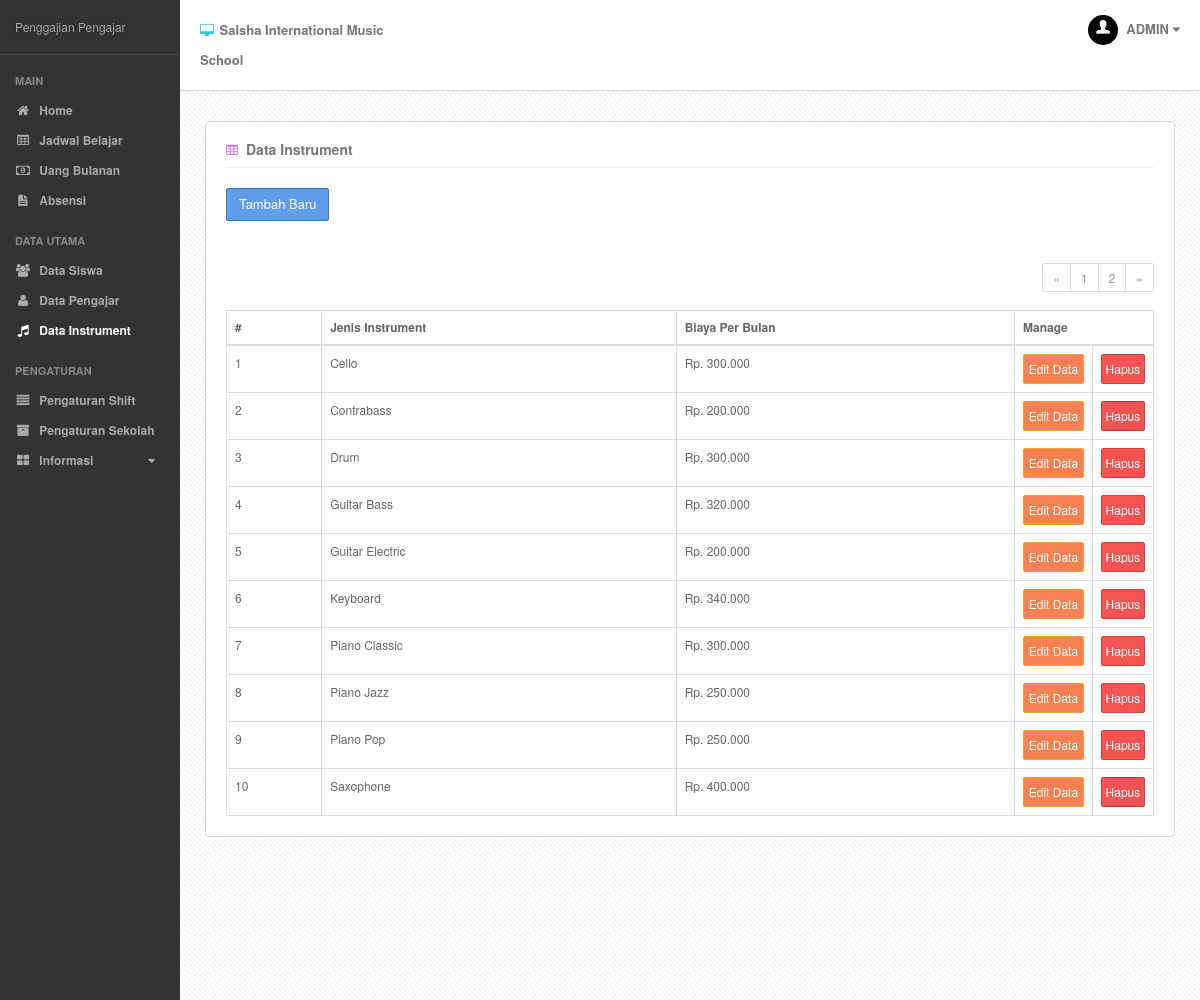
The app's page /?p=instrument (signed in) with its own data.
### tables this page shows
CREATE TABLE IF NOT EXISTS `setting` (
  `nama_setting` varchar(20) NOT NULL DEFAULT '',
  `value` varchar(50) DEFAULT NULL,
  PRIMARY KEY (`nama_setting`)
);

CREATE TABLE IF NOT EXISTS `instrument` (
  `id_instrument` int(5) NOT NULL AUTO_INCREMENT,
  `nama_instrument` varchar(20) NOT NULL,
  `biaya_instrument` int(15) NOT NULL,
  PRIMARY KEY (`id_instrument`)
);

### index.php (called while the page is built, shortened)
<?php
require('content/classes/mainClass.php');
$webApp = new webApp();
$webApp->createWebApp();
?>

### content/classes/instrumentClass.php (called while the page is built, shortened)
<?php
	class instrument extends dbController{
		public function getInstrument($start) {
			$start= mysqli_real_escape_string($this->conn, $start);
			if($start == "*"){
				$kondisi = "";
			}
			else {
				$kondisi = "LIMIT $start, 10";
			}
			$sql = "SELECT id_instrument, nama_instrument, biaya_instrument FROM instrument ORDER BY nama_instrument ASC $kondisi";
			$query = mysqli_query($this->conn, $sql) or die(mysqli_error($this->conn));
			$num_results = mysqli_num_rows($query);
			if ($num_results > 0){
				$i=0;
				while ($row = mysqli_fetch_array($query)){
					$dataInstrument[$i]['id'] = $row[0];
					$dataInstrument[$i]['nama'] = $row[1];
					$dataInstrument[$i]['biaya'] = $row[2];
					$i++;
				}
			}else{
				$dataInstrument = null;
			}
			return $dataInstrument;
		}
	}
?>

### content/fungsi.php (called while the page is built, shortened)
<?php
	function formatindo($angka){
		$uang = number_format( $angka, 0 , '' , '.' );
		return $uang;
	}
?>

### content/view/page/instrument.php (the view, shortened to what this page needs)
<?php
	$limit = 10;
	if (isset($_GET["page"])) { $page = $_GET["page"]; } else { $page=1; };
	$start_from = ($page-1) * $limit;
    require_once ('content/fungsi.php');
    require_once ('content/classes/instrumentClass.php');
    $instrument= new instrument();
    $dataInstrument = $instrument->getInstrument($start_from);
?>
<div class="page-content">
	<div class="single-head">
		<h3 class="pull-left"><i class="fa fa-table purple"></i> Data Instrument</h3>
		<div class="clearfix"></div>
	</div>
	<div class="page-tables">
		<?php
			if(!isset($_GET['sub'])){
				echo "<a href='?p=instrument&sub=tambah'><button type='button' class='btn btn-primary'>Tambah Baru</button></a><br><br>";
			}
		?>
		<?php
		$pagination = new pagination();
		$num = $pagination->totalRecord('instrument', $limit);
		if($page>1){
			$prev = $page - 1;
			$prevpage = "?p=instrument&page=$prev";
			$classprev = '';
		}
		else {
			$prevpage = '#';
			$classprev = 'disabled';
		}
		if($page<$num){
			$next = $page + 1;
			$nextpage = "?p=instrument&page=$next";
			$classnext = '';
		}
		else {
			$nextpage = '#';
			$classnext = 'disabled';
		}
		$pagLink = '';
		echo "<ul class='pagination pagination-sm pull-right'>"
			."<li class='".$classprev."'><a href='".$prevpage."'>&laquo;</a></li>";
			  for ($i=1; $i<=$num; $i++) {
					$pagLink .= "<li><a href='?p=instrument&page=".$i."'>".$i."</a></li>";
			  };
			  echo $pagLink;
		echo "<li class='".$classnext."'><a href='".$nextpage."'>&raquo;</a></li>"
			."</ul>"
			."<div class='clearfix'></div>";
		?>
		<div class="table-responsive">
			<table class="table table-bordered ">
				<thead>
					<tr>
						<th>#</th>
						<th>Jenis Instrument</th>
						<th>Biaya Per Bulan</th>
						<th colspan="2" width="15%">Manage</th>
					</tr>
				</thead>
				<tbody>
					<?php
						if($dataInstrument === null){
							echo"<tr>"
								. "<td colspan='4'><div class='alert alert-danger text-center'>Data Kosong"
								."</div></td>"
								. "</tr>";
						}
						else {
							$i=($page * 10)-9;
							foreach ($dataInstrument as $data) {
								if(isset($_GET['edit']) && $_GET['edit']==md5($data['id'])){
									echo"<form role='form' method='post' action='content/proses.php?act=editInstrument'><tr class='br-grey'>"
										. "<td>".$i."<input type='hidden' class='form-control' name='idInstrument' value='".md5($data['id'])."' readonly></td>"
										. "<td><input class='form-control' name='namaInstrument' value='".$data['nama']."' required></td>"
										. "<td><input class='form-control' name='biayaInstrument' value='".$data['biaya']."' required></td>"
										. "<td><input type='submit' class='btn btn-success btn-block btn-sm' value='Simpan'></td>"
										. "<td><a href='?p=instrument&page=".$page."' class='btn btn-default btn-block btn-sm'>Batal</a></td>"
										. "</tr></form>";
								}
								else{
									echo"<tr>"
										. "<td>".$i."</td>"
										. "<td>".$data['nama']."</td>"
										. "<td> Rp. ".formatindo($data['biaya'])."</td>"
										. "<td><a href='?p=instrument&page=".$page."&edit=".md5($data['id'])."' class='btn btn-warning	btn-block  btn-sm'>Edit Data</a></td>"
										. "<td><a href='?p=instrument&page=".$page."&c=".md5($data['id'])."' class='btn btn-danger	btn-block  btn-sm'>Hapus</a></td>"
										. "</tr>";
								}
								$i++;
							}
						}
                    ?>
				</tbody>
			</table>
		</div>
	</div>
</div>

### content/view/layout.php (shortened to what this page needs)
<!DOCTYPE html>
<html>
	<head>
		<link href="css/bootstrap.min.css" rel="stylesheet">
		<link href="css/font-awesome.min.css" rel="stylesheet">
		<link href="css/less-style.css" rel="stylesheet">
		<link href="css/bootstrap-timepicker.min.css" rel="stylesheet">
		<link href="css/style.css" rel="stylesheet">
	</head>
	<body>
	<?php
		$webApp = new webApp();
		$setting = new settingApps();
    ?>
		<div class="outer">
			<div class="sidebar">
				<div class="sidey">
					<div class="logo">
						<?php echo $setting->loadSetting('judul')?>
					</div>
					<div class="side-nav">
					</div>
				</div>
			</div>
			<div class="mainbar">
				<div class="main-head">
					<div class="container">
						<div class="row">
							<div class="col-md-3 col-sm-4 col-xs-6">
								<h2><i class="fa fa-desktop lblue"></i> <?php echo $setting->loadSetting('nama')?></h2>
							</div>
							<div class="col-md-3 col-sm-4 col-xs-6">
							</div>
							<div class="col-md-3 col-sm-4 hidden-xs">
							</div>
							<div class="col-md-3 hidden-sm hidden-xs">
								<div class="head-user dropdown pull-right">
									<a href="#" data-toggle="dropdown" id="profile">
										<img src="img/user.jpg" alt="" class="img-responsive img-circle"/>
										<?php
										if(isset($_SESSION['usernya'])){
											echo strtoupper($_SESSION['usernya']);
										}
										?>
										<i class="fa fa-caret-down"></i>
									</a>
								</div>
								<div class="clearfix"></div>
							</div>
						</div>
					</div>
				</div>
				<div class="main-content">
					<div class="container">
						<?php
							$webApp->loadContent();
						?>
					</div>
				</div>
			</div>
		</div>
	</body>
</html>

### css/less-style.css (style rules this page uses)
body { color: #666666; }
h1, h2, h3, h4, h5, h6 { color: #777777; }
a { color: #777777; }
.lblue { color: #32c8de; }
.purple { color: #cb79e6; }
.btn.btn-danger { background: #f75353; }
.btn.btn-primary { background: #609cec; }
.btn.btn-warning { background: #f78153; }
.pagination li a { color: #777777; }
.sidebar { background: #333; }

### css/style.css (style rules this page uses)
body { font-size:12px; line-height:24px; -webkit-font-smoothing: antialiased; }
h1,h2,h3,h4,h5,h6 { font-weight:normal; margin:0px; padding:0px; }
h2 { font-size:25px; }
h3 { font-size:20px; }
a { text-decoration:none !important; }
.pagination li a { color: #9a9a9a; }
.btn { border-radius:2px; text-decoration:none !important; outline:none !important; }
.outer { width:100%; background:#333; }
.sidebar { width:180px; min-height:800px; float:left; position:absolute; padding:0px; z-index:10000; color:#aaa; }
.sidebar .logo { padding:15px; border-bottom:1px solid #444; text-shadow:0px 0px 2px #222; }
.sidebar .side-nav { padding:20px 15px; padding-bottom:0px; }
.mainbar { position:relative; width:auto; min-height:1000px; margin-left:180px; background:#f7f7f7 url("../img/main-back.png") repeat; }
.mainbar .container { width:100%; max-width:100%; }
.main-head { background:#fff; padding:15px 10px; border-bottom: 1px solid #d8d8d8; }
.main-head h2 { font-size:13px; line-height:30px; font-weight:bold; }
.main-head h2 i { margin-right:2px; }
.main-head .head-user { font-size:13px; line-height:28px; font-weight:bold; }
.main-head .head-user img { max-width:30px; display:inline-block; margin-right:5px; }
.main-content { padding:30px 15px; }
.page-content { background:#fff; padding:20px; border:1px solid #d7d7d7; border-radius:5px; }
.page-content .single-head { padding-bottom:10px; margin-bottom:20px; border-bottom:1px solid #eee; }
.page-content .single-head h3 { font-size:14px; font-weight:bold; }
.page-content .single-head h3 i { font-size:13px; margin-right:4px; }
.page-tables .table { margin-bottom: 0px; }

### records on screen
setting: value "Penggajian Pengajar"
setting: value "Salsha International Music School"
instrument: nama_instrument "Cello", biaya_instrument "300.000"
instrument: nama_instrument "Contrabass", biaya_instrument "200.000"
instrument: nama_instrument "Drum", biaya_instrument "300.000"
instrument: nama_instrument "Guitar Bass", biaya_instrument "320.000"
instrument: nama_instrument "Guitar Electric", biaya_instrument "200.000"
instrument: nama_instrument "Keyboard", biaya_instrument "340.000"
instrument: nama_instrument "Piano Classic", biaya_instrument "300.000"
instrument: nama_instrument "Piano Jazz", biaya_instrument "250.000"
instrument: nama_instrument "Piano Pop", biaya_instrument "250.000"
instrument: nama_instrument "Saxophone", biaya_instrument "400.000"

### other values on screen
$title "MAIN DATA UTAMA PENGATURAN"
$title "Home Jadwal Belajar Uang Bulanan Absensi Data Siswa Data Pengajar Data Instrument Pengaturan Shift Pengaturan Sekolah"
$title "Informasi"
$_SESSION['usernya'] "ADMIN"
